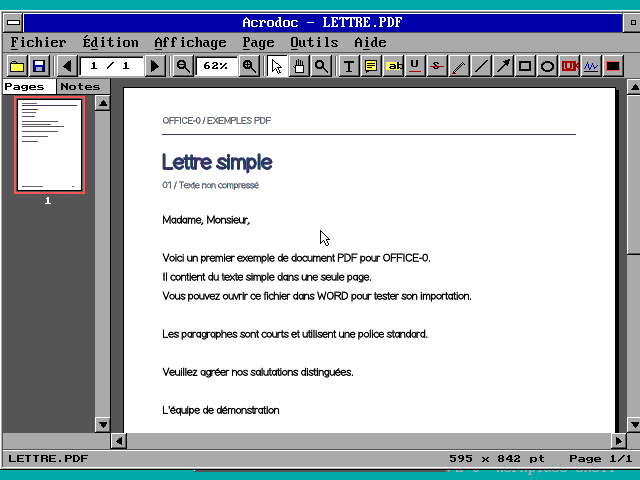
#> input picture IMAGE/ACROBAT.png, 640 x 480 px
$ python MKLOGO.PY ../IMAGE/ACROBAT.png ../IMAGE/ALUNISSAGE.png
#> lines starting #> are read from the running program, lines starting #| are printed output that depends on the picture
# MKLOGO.PY - fabrique KERNEL/LOGO.INC (logo de l'ecran de demarrage).
#
#   python3 TOOLS/MKLOGO.PY IMAGE/LOGO_OS2ZERO.png KERNEL/LOGO.INC
#
# Le logo "OS/2 ZERO (CLONE)" est recadre, reduit a 128 x 172 points et
# trame (Floyd-Steinberg) dans une palette de 16 couleurs : 7 couleurs de
# l'interface (noir, bleu fonce du titre, vert des coches, gris clair,
# gris fonce, blanc, fond sombre) et 9 teintes du logo (k-moyennes sur ses
# points clairs, plus deux gris bleutes sombres). Le noyau programme cette
# palette dans le DAC du mode 640 x 480 x 16 couleurs (mode 12h).
# Necessite Pillow (PIL). Le fichier produit est versionne : la
# construction (BUILD.sh, BUILD.BAT) n'a pas besoin de Python.
import sys, random
from PIL import Image

src, dst = sys.argv[1], sys.argv[2]
im = Image.open(src).convert('RGB')
#> im is the input picture: PIL image 640x480 RGB; mean R, G, B 187.4, 193.7, 199.5
crop = im.crop((318, 40, 706, 560))
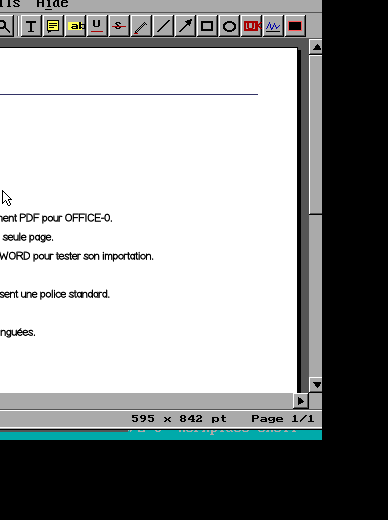
#> crop: PIL image 388x520 RGB; mean R, G, B 152.5, 154.7, 154.7
H = 172
W = 128
small = crop.resize((W, H), Image.LANCZOS)
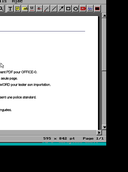
#> small: PIL image 128x172 RGB; mean R, G, B 152.4, 154.6, 154.6
px = [small.getpixel((x, y)) for y in range(H) for x in range(W)]
#> px = 22016 items
bright = [p for p in px if sum(p) > 200]
#> bright = 15077 items, first 6: (192, 192, 192), (98, 98, 98), (119, 119, 119), (113, 113, 113), (74, 74, 74), (134, 134, 134)
random.seed(1)

def kmeans(pts, k, it=25):
#> called with k = 7, it = 25
    c = random.sample(pts, k)
#> c = [(255, 255, 255), (255, 255, 255), (171, 171, 171), (255, 255, 255), (255, 255, 255), (170, 170, 170), (255, 255, 255)]
    for _ in range(it):
        g = [[] for _ in range(k)]
        for p in pts:
            j = min(range(k), key=lambda i: sum((p[t] - c[i][t]) ** 2 for t in range(3)))
            g[j].append(p)
        c = [tuple(sum(q[t] for q in gg) // len(gg) for t in range(3)) if gg else c[i] for i, gg in enumerate(g)]
    return c

lc = sorted(kmeans(bright, 7), key=sum)
#> lc = [(80, 108, 108), (166, 165, 164), (189, 189, 190), (233, 233, 235), (248, 248, 248), (252, 252, 252), (254, 254, 254)]
pal = [(0, 0, 0), (0, 0, 128), (0, 128, 0), (192, 192, 192), (128, 128, 128), (255, 255, 255), (20, 28, 36),
       (36, 48, 60), (10, 18, 28)] + lc
#> pal = [(0, 0, 0), (0, 0, 128), (0, 128, 0), (192, 192, 192), (128, 128, 128), (255, 255, 255), (20, 28, 36), (36, 48, 60), (10, 18, 28), (80, 108, 108), (166, 165, 164), (189, 189, 190), (233, 233, 235), (248, 248, 248), (252, 252, 252), (254, 254, 254)]
pimg = Image.new('P', (1, 1))
pimg.putpalette([c for t in pal for c in t] + [0] * (768 - 48))
q = small.quantize(palette=pimg, dither=Image.FLOYDSTEINBERG)
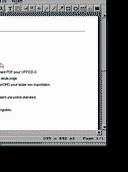
#> q: PIL image 128x172 P; mean R, G, B 152.2, 153.3, 153.6
data = []
for y in range(H):
    for x in range(0, W, 2):
        data.append((q.getpixel((x, y)) << 4) | q.getpixel((x + 1, y)))
#> after the loop, data = 11008 values, max 238 at index 1152, min 0 at index 54, mean 146
out = []
out.append('{ LOGO.INC - logo de l\'ecran de demarrage (fabrique par TOOLS/MKLOGO.PY')
out.append('  depuis IMAGE/LOGO_OS2ZERO.png) : %d x %d points, 4 bits par point' % (W, H))
out.append('  (deux points par octet, le premier dans les bits forts), palette de')
out.append('  16 couleurs (rouge, vert, bleu sur 8 bits). }')
out.append('')
out.append('Const')
out.append('  SplLogoW = %d;' % W)
out.append('  SplLogoH = %d;' % H)
out.append('  SplPal : Array[0..47] Of Byte = (')
v = [c for t in pal for c in t]
#> v = 48 values, max 255 at index 15, min 0 at index 0, mean 137.2
for i in range(0, 48, 12):
    out.append('    ' + ', '.join('%d' % b for b in v[i:i + 12]) + (',' if i + 12 < 48 else ');'))
#> after the loop, out = 13 items
out.append('  SplLogo : Array[0..%d] Of Byte = (' % (len(data) - 1))
for i in range(0, len(data), 20):
    out.append('    ' + ','.join('$%02X' % b for b in data[i:i + 20]) + (',' if i + 20 < len(data) else ');'))
#> this loop made 551 passes
#> i on passes 2 to 4: 20, 40, 60
#> after the loop, out = 565 items
open(dst, 'w', newline='\n').write('\n'.join(out) + '\n')
print('%s : %d x %d, %d octets' % (dst, W, H, len(data)))
#| ../IMAGE/ALUNISSAGE.png : 128 x 172, 11008 octets
